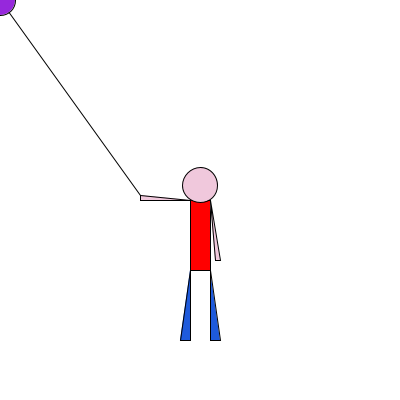
Frame 1 (no input)
Frame 60 (the mouse pressed at the canvas centre just before this capture): identical to frame 1, image omitted
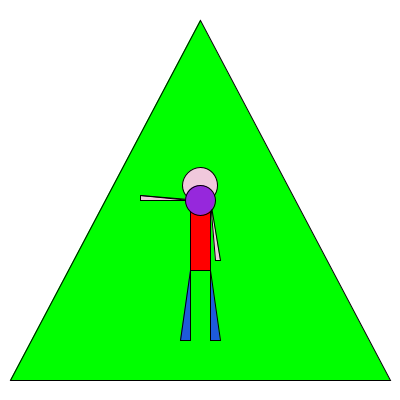
Frame 120 (the mouse held since frame 60 and released just before this capture)

The Processing sketch that drew these frames (run headless with seeded random() and noise(); from frame 60 on, the mouse is pressed at the canvas centre):

// Processing sketch: processing_176803
// ── processing_176803.pde

void setup(){
    size(400,400);
}
void draw(){
    background(255,255,255);
    if(mousePressed){
        fill(0,255,0);
        triangle(200,20,10,380,390,380);
    }
    fill(255,0,0);
    rect(190,200,20,70);
    fill(30,90,220);
    triangle(190,270,190,340,180,340);
    triangle(210,270,210,340,220,340);
    fill(240,200,220);
    triangle(190,200,140,195,140,200);
    triangle(210,200,215,260,220,260);
    ellipse(200,185,35,35);
    line(140,195,mouseX,mouseY);
    fill(150,40,220);
    ellipse(mouseX,mouseY,30,30);
    
}
